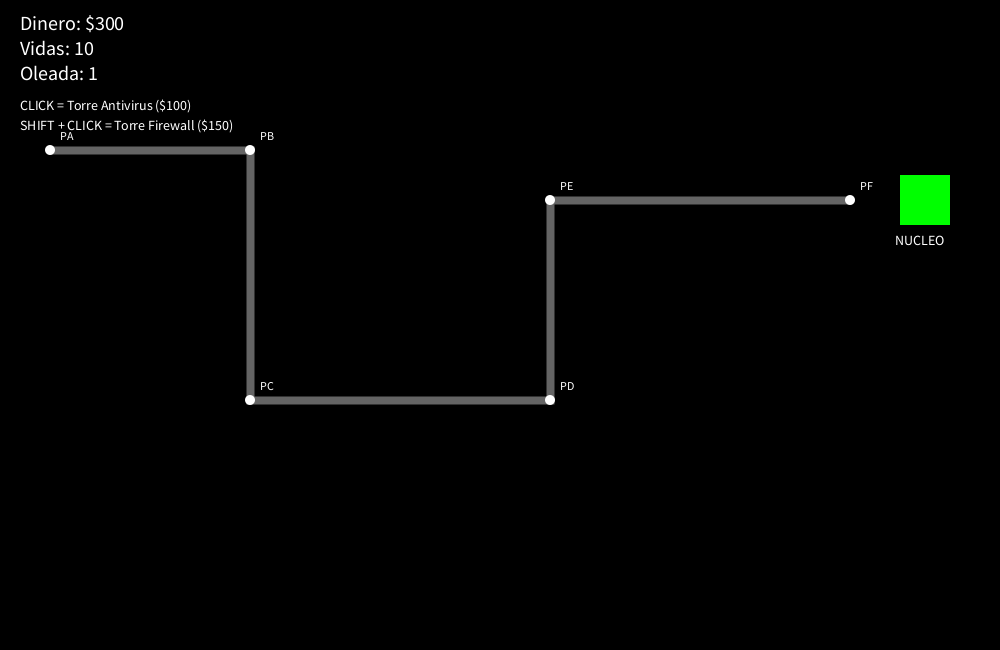
Frame 1 (no input)
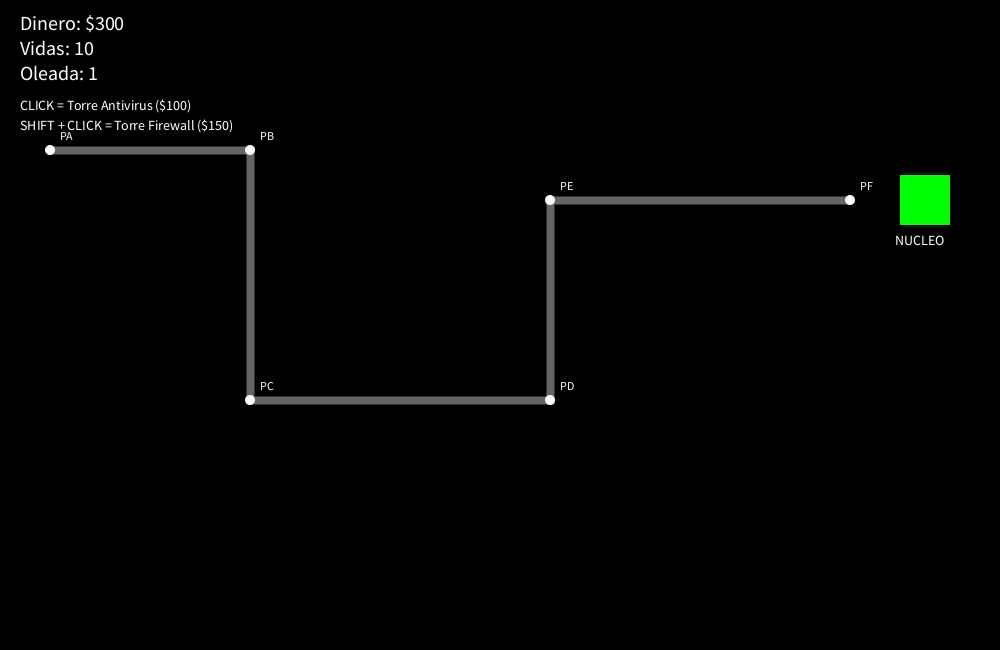
Frame 60 (the mouse pressed at the canvas centre just before this capture)
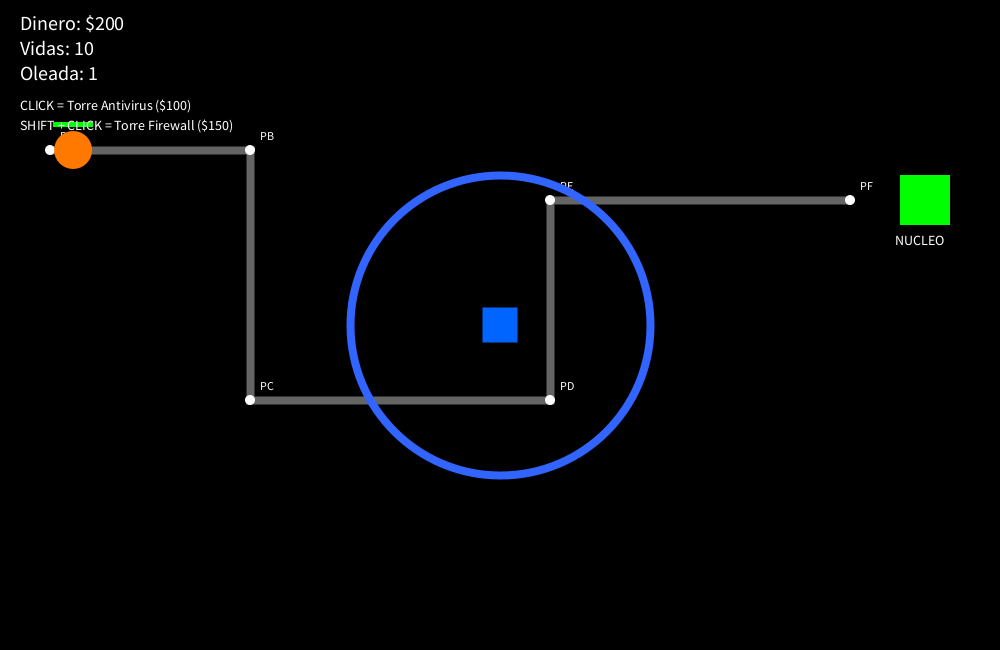
Frame 120 (the mouse held since frame 60 and released just before this capture)

The Processing sketch that drew these frames (run headless with seeded random() and noise(); from frame 60 on, the mouse is pressed at the canvas centre):

// Processing sketch: CyberDefense
// ── CyberDefense.pde
// ======================================================
// CYBER DEFENSE: LAST FIREWALL
// Tower Defense 2D - Processing
// ======================================================

// ----------------------
// LISTAS
// ----------------------

ArrayList<Enemigo> enemigos;
ArrayList<Torre> torres;
ArrayList<Proyectil> proyectiles;
ArrayList<PVector> nodos;


// ----------------------
// VARIABLES GENERALES
// ----------------------

int dinero = 300;
int vidas = 10;

int oleada = 1;
int enemigosPorOleada = 5;
int enemigosGenerados = 0;

int contadorSpawn = 0;
int tiempoEntreEnemigos = 100;

boolean juegoTerminado = false;
boolean victoria = false;


// ======================================================
// SETUP
// ======================================================

void setup() {

  size(1000, 650);

  enemigos = new ArrayList<Enemigo>();
  torres = new ArrayList<Torre>();
  proyectiles = new ArrayList<Proyectil>();

  nodos = new ArrayList<PVector>();

  crearNodos();
}


// ======================================================
// DRAW
// ======================================================

void draw() {

  background(0);

  // MAPA
  dibujarMapa();

  // JUEGO
  if (!juegoTerminado) {

    controlarOleadas();

    actualizarEnemigos();
    actualizarTorres();
    actualizarProyectiles();

  } else {

    dibujarMensajeFinal();
  }

  // INTERFAZ
  dibujarInterfaz();
}

// ── Actualizaciones.pde
// ======================================================
// ACTUALIZAR ENEMIGOS
// ======================================================

void actualizarEnemigos() {

  for (int i = enemigos.size() - 1; i >= 0; i--) {

    Enemigo enemigo = enemigos.get(i);

    enemigo.actualizar();
    enemigo.dibujar();


    // ----------------------
    // LLEGÓ AL NÚCLEO
    // ----------------------

    if (enemigo.llegoAlFinal) {

      vidas--;

      enemigos.remove(i);


      if (vidas <= 0) {

        juegoTerminado = true;
        victoria = false;
      }

      continue;
    }


    // ----------------------
    // ENEMIGO ELIMINADO
    // ----------------------

    if (!enemigo.vivo) {

      enemigos.remove(i);
    }
  }
}


// ======================================================
// ACTUALIZAR TORRES
// ======================================================

void actualizarTorres() {

  for (Torre torre : torres) {

    torre.actualizar();
    torre.dibujar();
  }
}


// ======================================================
// ACTUALIZAR PROYECTILES
// ======================================================

void actualizarProyectiles() {

  for (int i = proyectiles.size() - 1; i >= 0; i--) {

    Proyectil proyectil = proyectiles.get(i);

    proyectil.actualizar();
    proyectil.dibujar();


    // ----------------------
    // PROYECTIL TERMINADO
    // ----------------------

    if (proyectil.terminado) {

      proyectiles.remove(i);
    }
  }
}

// ── Controles.pde
// ======================================================
// MOUSE
// ======================================================

void mousePressed() {

  if (juegoTerminado) {

    return;
  }


  // ====================================================
  // TORRE ANTIVIRUS
  // ====================================================

  if (!keyPressed &&
    dinero >= 100) {

    if (!estaSobreElCamino(mouseX, mouseY)) {

      torres.add(
        new Torre(
        mouseX,
        mouseY,
        "antivirus"
        )
        );

      dinero -= 100;
    }
  }


  // ====================================================
  // TORRE FIREWALL
  // ====================================================

  if (keyPressed &&
    keyCode == SHIFT &&
    dinero >= 150) {

    if (!estaSobreElCamino(mouseX, mouseY)) {

      torres.add(
        new Torre(
        mouseX,
        mouseY,
        "firewall"
        )
        );

      dinero -= 150;
    }
  }
}


// ======================================================
// COMPROBAR CAMINO
// ======================================================

boolean estaSobreElCamino(
  float x,
  float y) {

  for (int i = 0;
    i < nodos.size() - 1;
    i++) {

    PVector a = nodos.get(i);

    PVector b = nodos.get(i + 1);


    float distancia =
      distanciaPuntoLinea(
      x,
      y,
      a.x,
      a.y,
      b.x,
      b.y
      );


    if (distancia < 35) {

      return true;
    }
  }

  return false;
}


// ======================================================
// DISTANCIA PUNTO-LÍNEA
// ======================================================

float distanciaPuntoLinea(
  float px,
  float py,
  float x1,
  float y1,
  float x2,
  float y2) {

  float dx = x2 - x1;

  float dy = y2 - y1;


  if (dx == 0 &&
    dy == 0) {

    return dist(
      px,
      py,
      x1,
      y1
      );
  }


  float t =
    ((px - x1) * dx +
    (py - y1) * dy)
    /
    (dx * dx + dy * dy);


  t = constrain(t, 0, 1);


  float puntoX =
    x1 + t * dx;


  float puntoY =
    y1 + t * dy;


  return dist(
    px,
    py,
    puntoX,
    puntoY
    );
}


// ======================================================
// REINICIAR
// ======================================================

void keyPressed() {

  if (key == 'r' ||
    key == 'R') {

    dinero = 300;

    vidas = 10;

    oleada = 1;

    enemigosPorOleada = 5;

    enemigosGenerados = 0;

    contadorSpawn = 0;


    enemigos.clear();

    torres.clear();

    proyectiles.clear();


    juegoTerminado = false;

    victoria = false;
  }
}

// ── Enemigo.pde
// ======================================================
// CLASE ENEMIGO
// ======================================================

class Enemigo {

  PVector posicion;

  String tipo;

  float velocidad;

  int vida;
  int vidaMaxima;

  int nodoActual = 0;

  boolean vivo = true;
  boolean llegoAlFinal = false;


  // ====================================================
  // CONSTRUCTOR
  // ====================================================

  Enemigo(String tipo) {

    this.tipo = tipo;

    posicion = nodos.get(0).copy();


    // ----------------------
    // VIRUS
    // ----------------------

    if (tipo.equals("virus")) {

      velocidad = 1.8;

      vida = 100;

      vidaMaxima = 100;
    }


    // ----------------------
    // MALWARE
    // ----------------------

    if (tipo.equals("malware")) {

      velocidad = 1.1;

      vida = 180;

      vidaMaxima = 180;
    }
  }


  // ====================================================
  // ACTUALIZAR
  // ====================================================

  void actualizar() {

    if (!vivo ||
      llegoAlFinal) {

      return;
    }


    // ----------------------
    // MOVIMIENTO POR NODOS
    // ----------------------

    if (nodoActual < nodos.size() - 1) {

      PVector objetivo =
        nodos.get(nodoActual + 1);


      PVector direccion =
        PVector.sub(
        objetivo,
        posicion
        );


      float distancia =
        direccion.mag();


      if (distancia <= velocidad) {

        posicion = objetivo.copy();

        nodoActual++;

      } else {

        direccion.normalize();

        direccion.mult(velocidad);

        posicion.add(direccion);
      }

    } else {

      llegoAlFinal = true;
    }


    // ----------------------
    // MUERTE
    // ----------------------

    if (vida <= 0) {

      vivo = false;


      if (tipo.equals("virus")) {

        dinero += 50;

      } else {

        dinero += 80;
      }
    }
  }


  // ====================================================
  // DIBUJAR
  // ====================================================

  void dibujar() {

    if (!vivo) {
      return;
    }


    // ----------------------
    // VIRUS = ROJO
    // ----------------------

    if (tipo.equals("virus")) {

      fill(255, 0, 0);

      ellipse(
        posicion.x,
        posicion.y,
        30,
        30
        );
    }


    // ----------------------
    // MALWARE = NARANJA
    // ----------------------

    if (tipo.equals("malware")) {

      fill(255, 120, 0);

      ellipse(
        posicion.x,
        posicion.y,
        38,
        38
        );
    }


    // ----------------------
    // BARRA DE VIDA
    // ----------------------

    fill(255, 0, 0);

    rect(
      posicion.x - 20,
      posicion.y - 28,
      40,
      5
      );


    fill(0, 255, 0);

    float anchoVida =
      map(
      vida,
      0,
      vidaMaxima,
      0,
      40
      );


    rect(
      posicion.x - 20,
      posicion.y - 28,
      anchoVida,
      5
      );
  }
}

// ── Interfaz.pde
// ======================================================
// INTERFAZ
// ======================================================

void dibujarInterfaz() {

  fill(255);

  textAlign(LEFT);

  textSize(20);


  text(
    "Dinero: $" + dinero,
    20,
    30
    );


  text(
    "Vidas: " + vidas,
    20,
    55
    );


  text(
    "Oleada: " + oleada,
    20,
    80
    );


  textSize(14);


  text(
    "CLICK = Torre Antivirus ($100)",
    20,
    110
    );


  text(
    "SHIFT + CLICK = Torre Firewall ($150)",
    20,
    130
    );
}


// ======================================================
// MENSAJE FINAL
// ======================================================

void dibujarMensajeFinal() {

  fill(255);

  textAlign(CENTER);

  textSize(45);


  if (victoria) {

    text(
      "VICTORIA",
      width / 2,
      height / 2
      );

  } else {

    text(
      "DERROTA",
      width / 2,
      height / 2
      );
  }


  textSize(20);


  text(
    "Presiona R para reiniciar",
    width / 2,
    height / 2 + 50
    );
}

// ── Mapa.pde
// ======================================================
// MAPA
// ======================================================

void crearNodos() {

  // ----------------------
  // WAYPOINTS
  // ----------------------

  nodos.add(new PVector(50, 150));   // A
  nodos.add(new PVector(250, 150));  // B
  nodos.add(new PVector(250, 400));  // C
  nodos.add(new PVector(550, 400));  // D
  nodos.add(new PVector(550, 200));  // E
  nodos.add(new PVector(850, 200));  // F
}


// ======================================================
// DIBUJAR MAPA
// ======================================================

void dibujarMapa() {

  // ----------------------
  // CAMINO
  // ----------------------

  stroke(100);
  strokeWeight(8);
  noFill();

  beginShape();

  for (PVector nodo : nodos) {

    vertex(nodo.x, nodo.y);
  }

  endShape();


  // ----------------------
  // WAYPOINTS
  // ----------------------

  for (int i = 0; i < nodos.size(); i++) {

    fill(255);
    noStroke();

    ellipse(
      nodos.get(i).x,
      nodos.get(i).y,
      10,
      10
      );

    fill(255);

    textSize(12);

    text(
      "P" + char('A' + i),
      nodos.get(i).x + 10,
      nodos.get(i).y - 10
      );
  }


  // ----------------------
  // NÚCLEO
  // ----------------------

  fill(0, 255, 0);

  rect(
    900,
    175,
    50,
    50
    );

  fill(255);

  textSize(14);

  text(
    "NUCLEO",
    895,
    245
    );
}

// ── Oleadas.pde
// ======================================================
// OLEADAS
// ======================================================

void controlarOleadas() {

  // ----------------------
  // GENERAR ENEMIGOS
  // ----------------------

  if (enemigosGenerados < enemigosPorOleada) {

    contadorSpawn++;

    if (contadorSpawn >= tiempoEntreEnemigos) {

      crearEnemigo();

      enemigosGenerados++;

      contadorSpawn = 0;
    }

  } else {

    // ----------------------
    // ESPERAR A QUE MUERAN
    // ----------------------

    if (enemigos.size() == 0) {

      // ----------------------
      // VICTORIA
      // ----------------------

      if (oleada >= 5) {

        juegoTerminado = true;

        victoria = true;

      } else {

        // ----------------------
        // NUEVA OLEADA
        // ----------------------

        oleada++;

        enemigosPorOleada += 2;

        enemigosGenerados = 0;

        contadorSpawn = -180;
      }
    }
  }
}


// ======================================================
// CREAR ENEMIGO
// ======================================================

void crearEnemigo() {

  // Cada tercer enemigo será Malware

  if (enemigosGenerados % 3 == 0) {

    enemigos.add(
      new Enemigo("malware")
      );

  } else {

    enemigos.add(
      new Enemigo("virus")
      );
  }
}

// ── Proyectil.pde
// ======================================================
// CLASE PROYECTIL
// ======================================================

class Proyectil {

  PVector posicion;

  PVector velocidad;

  Enemigo objetivo;

  float rapidez = 5;

  float daño;

  String tipo;

  boolean terminado = false;


  // ====================================================
  // CONSTRUCTOR
  // ====================================================

  Proyectil(
    PVector posicionInicial,
    Enemigo objetivo,
    float daño,
    String tipo) {

    posicion =
      posicionInicial.copy();

    this.objetivo = objetivo;

    this.daño = daño;

    this.tipo = tipo;
  }


  // ====================================================
  // ACTUALIZAR
  // ====================================================

  void actualizar() {

    if (objetivo == null ||
      !objetivo.vivo) {

      terminado = true;

      return;
    }


    // ----------------------
    // VECTOR HACIA OBJETIVO
    // ----------------------

    PVector direccion =
      PVector.sub(
      objetivo.posicion,
      posicion
      );


    direccion.normalize();

    direccion.mult(rapidez);


    // ----------------------
    // ACTUALIZAR VELOCIDAD
    // ----------------------

    velocidad = direccion;


    // ----------------------
    // MOVER PROYECTIL
    // ----------------------

    posicion.add(velocidad);


    // ----------------------
    // COLISIÓN
    // ----------------------

    if (
      dist(
      posicion.x,
      posicion.y,
      objetivo.posicion.x,
      objetivo.posicion.y
      ) < 12
      ) {

      objetivo.vida -= daño;

      terminado = true;
    }
  }


  // ====================================================
  // DIBUJAR
  // ====================================================

  void dibujar() {

    // ----------------------
    // PROYECTIL ANTIVIRUS
    // ----------------------

    if (tipo.equals("antivirus")) {

      fill(255, 255, 0);
    }


    // ----------------------
    // PROYECTIL FIREWALL
    // ----------------------

    if (tipo.equals("firewall")) {

      fill(255, 0, 255);
    }


    noStroke();

    ellipse(
      posicion.x,
      posicion.y,
      10,
      10
      );
  }
}

// ── Torre.pde
// ======================================================
// CLASE TORRE
// ======================================================

class Torre {

  PVector posicion;

  String tipo;

  float rango;

  float daño;

  int costo;

  int tiempoDisparo;

  int cooldown;


  // ====================================================
  // CONSTRUCTOR
  // ====================================================

  Torre(
    float x,
    float y,
    String tipo) {

    posicion =
      new PVector(x, y);

    this.tipo = tipo;


    // ----------------------
    // ANTIVIRUS
    // ----------------------

    if (tipo.equals("antivirus")) {

      rango = 150;

      daño = 25;

      cooldown = 45;

      costo = 100;
    }


    // ----------------------
    // FIREWALL
    // ----------------------

    if (tipo.equals("firewall")) {

      rango = 110;

      daño = 50;

      cooldown = 80;

      costo = 150;
    }
  }


  // ====================================================
  // ACTUALIZAR
  // ====================================================

  void actualizar() {

    if (tiempoDisparo > 0) {

      tiempoDisparo--;
    }


    Enemigo objetivo =
      encontrarObjetivo();


    if (objetivo != null) {

      if (tiempoDisparo <= 0) {

        proyectiles.add(
          new Proyectil(
          posicion.copy(),
          objetivo,
          daño,
          tipo
          )
          );

        tiempoDisparo = cooldown;
      }
    }
  }


  // ====================================================
  // BUSCAR OBJETIVO
  // ====================================================

  Enemigo encontrarObjetivo() {

    Enemigo objetivo = null;

    float distanciaMasCercana =
      rango;


    for (Enemigo enemigo : enemigos) {

      if (!enemigo.vivo) {
        continue;
      }


      // DIST() = DISTANCIA MATEMÁTICA

      float distancia =
        dist(
        posicion.x,
        posicion.y,
        enemigo.posicion.x,
        enemigo.posicion.y
        );


      if (distancia <=
        distanciaMasCercana) {

        distanciaMasCercana =
          distancia;

        objetivo = enemigo;
      }
    }

    return objetivo;
  }


  // ====================================================
  // DIBUJAR
  // ====================================================

  void dibujar() {

    // ----------------------
    // RADIO
    // ----------------------

    noFill();

    stroke(50, 100, 255);

    ellipse(
      posicion.x,
      posicion.y,
      rango * 2,
      rango * 2
      );


    rectMode(CENTER);


    // ----------------------
    // ANTIVIRUS = AZUL
    // ----------------------

    if (tipo.equals("antivirus")) {

      fill(0, 100, 255);
    }


    // ----------------------
    // FIREWALL = CELESTE
    // ----------------------

    if (tipo.equals("firewall")) {

      fill(0, 200, 255);
    }


    noStroke();

    rect(
      posicion.x,
      posicion.y,
      35,
      35
      );


    rectMode(CORNER);
  }
}
